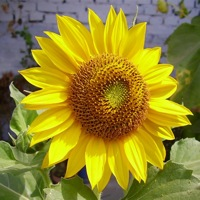
#> input picture flower.jpg, 200 x 200 px
$ python grayscale.py
#> lines starting #> are read from the running program, lines starting #| are printed output that depends on the picture
import cv2 as cv
import matplotlib.pyplot as plt
import numpy as np

img = cv.imread("flower.jpg")
#> img is the input picture: shape (200, 200, 3); mean B, G, R 43.3, 135.9, 148.6
cv.imshow("Flower", img)
rgb = cv.cvtColor(img, cv.COLOR_BGR2RGB)
gray = cv.cvtColor(img, cv.COLOR_BGR2GRAY)
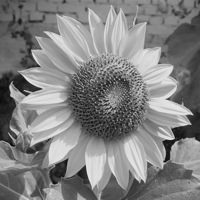
#> gray: shape (200, 200); min 11, max 238, mean 129.1

weights = np.array([0.114, 0.587, 0.2989]) #Order: BGR
dotProductGray = np.dot(img[..., :3], weights)
dotProductGray = np.clip(dotProductGray, 0, 255).astype(np.uint8) #Pass through clip method to correct dimensions and return type

#This version displays the grayscale applied by OpenCV
plt.imshow(gray, cmap='gray')
plt.title("OpenCV Grayscale (problem 1a)")
plt.show()

plt.imshow(dotProductGray, cmap='gray')
plt.title("Dot Product Grayscale (problem 1b)")
plt.show()

#Pass the array of kernel sizes, each element "size" makes a kernel based on its size, applying kernel with filter2D.
def custom_average_filter(image, kernel_sizes):
    fig, axes = plt.subplots(1, len(kernel_sizes)+1, figsize=(15,5)) #Define subplot to display 5 images in a row
    axes[0].imshow(gray, cmap='gray') #Display image converted to grayscale
    axes[0].set_title('Original Image')
    axes[0].axis('off')
    fig.canvas.manager.set_window_title("Problem 2")
    for i, size in enumerate(kernel_sizes):
        # Create a kernel of size (size, size)
        kernel = np.ones((size, size), np.float32) / (size * size)

        # Apply the kernel (averaging filter)
        filtered_image = cv.filter2D(gray, -1, kernel)

        # Display the result
        axes[i + 1].imshow(filtered_image, cmap='gray')
        axes[i + 1].set_title(f'Kernel Size {size}x{size}')
        axes[i + 1].axis('off')

    plt.tight_layout()
    plt.show()
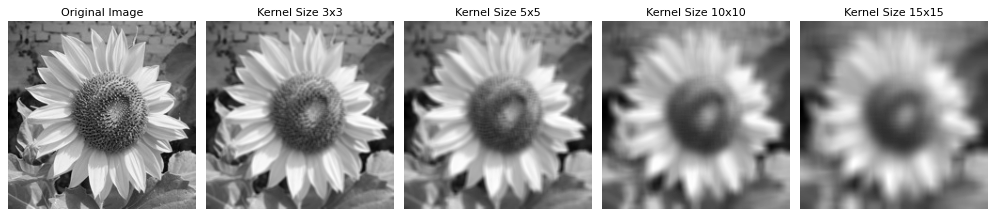
#> figure drawn by matplotlib, 5 panels

kernel_sizes = [3,5,10,15]
custom_average_filter(gray, kernel_sizes)

downsampled100 = cv.resize(gray, (100,100), interpolation=cv.INTER_LINEAR)
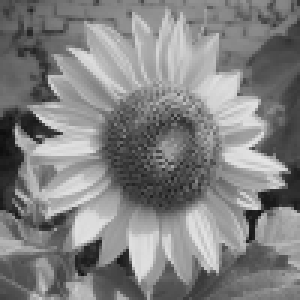
#> downsampled100: shape (100, 100) (shown 3 times larger); min 13, max 229, mean 129.2
downsampled50 = cv.resize(gray, (50,50), interpolation=cv.INTER_LINEAR)
downsampled25 = cv.resize(gray, (25,25), interpolation=cv.INTER_LINEAR)
downsampled15 = cv.resize(gray, (15,15), interpolation=cv.INTER_LINEAR)

linearUpsampled100 = cv.resize(downsampled100, (200,200), interpolation=cv.INTER_LINEAR)
linearUpsampled50 = cv.resize(downsampled50, (200,200), interpolation=cv.INTER_LINEAR)
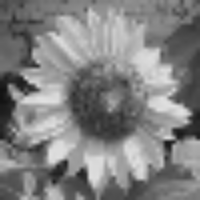
#> linearUpsampled50: shape (200, 200); min 18, max 225, mean 129.3
linearUpsampled25 = cv.resize(downsampled25, (200,200), interpolation=cv.INTER_LINEAR)
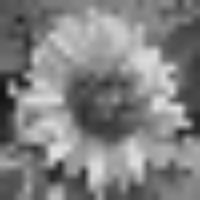
#> linearUpsampled25: shape (200, 200); min 19, max 224, mean 129
linearUpsampled15 = cv.resize(downsampled15, (200,200), interpolation=cv.INTER_LINEAR)

cubicUpsampled100 = cv.resize(downsampled100, (200,200), interpolation=cv.INTER_CUBIC)
cubicUpsampled50 = cv.resize(downsampled50, (200,200), interpolation=cv.INTER_CUBIC)
cubicUpsampled25 = cv.resize(downsampled25, (200,200), interpolation=cv.INTER_CUBIC)
cubicUpsampled15 = cv.resize(downsampled15, (200,200), interpolation=cv.INTER_CUBIC)
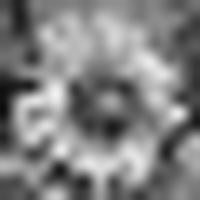
#> cubicUpsampled15: shape (200, 200); min 11, max 240, mean 128.9

images = [
    (downsampled100, "Downsampled to 100x100"),
    (downsampled50, "Downsampled to 50x50"),
    (downsampled25, "Downsampled to 25x25"),
    (downsampled15, "Downsampled to 15x15"),
    (linearUpsampled100, "Linear upsampled from 100x100"),
    (linearUpsampled50, "Linear upsampled from 50x50"),
    (linearUpsampled25, "Linear upsampled from 25x25"),
    (linearUpsampled15, "Linear upsampled from 15x15"),
    (cubicUpsampled100, "Cubic upsampled from 100x100"),
    (cubicUpsampled50, "Cubic upsampled from 50x50"),
    (cubicUpsampled25, "Cubic upsampled from 25x25"),
    (cubicUpsampled15, "Cubic upsampled from 15x15")
]

fig, axes = plt.subplots(3, 4, figsize=(15,10))

for ax, (image, title) in zip(axes.ravel(), images):
    ax.imshow(image, cmap='gray')
    ax.set_title(title)
    ax.axis('off')
#> this loop made 12 passes
#> title on passes 1 to 12: 'Downsampled to 100x100', 'Downsampled to 50x50', 'Downsampled to 25x25', 'Downsampled to 15x15', 'Linear upsampled from 100x100', 'Linear upsampled from 50x50', 'Linear upsampled from 25x25', 'Linear upsampled from 15x15', 'Cubic upsampled from 100x100', 'Cubic upsampled from 50x50', 'Cubic upsampled from 25x25', 'Cubic upsampled from 15x15'

fig.canvas.manager.set_window_title("Problem 3")

plt.tight_layout()
plt.show()
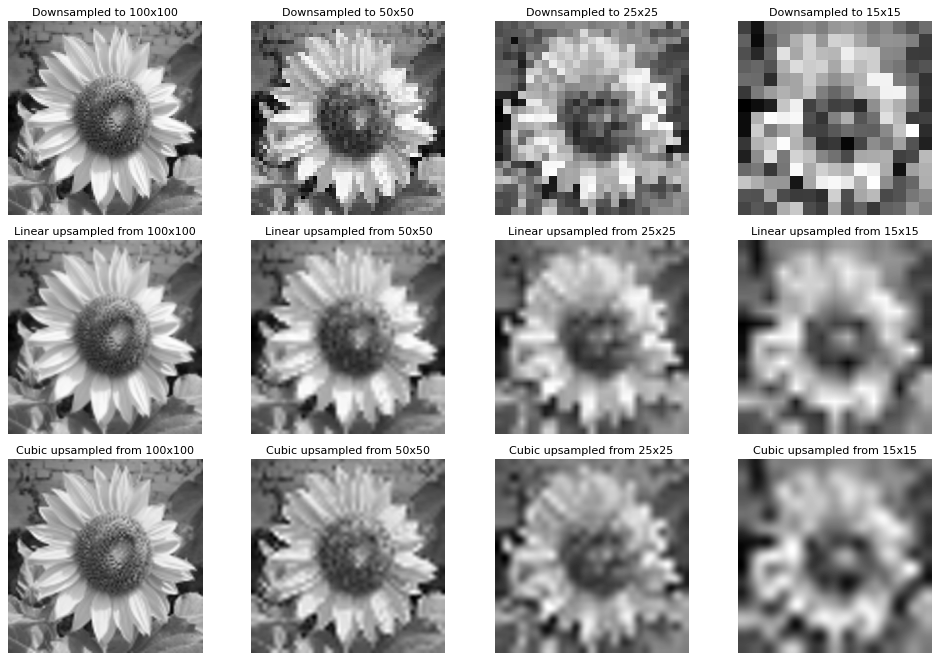
#> figure drawn by matplotlib, 12 panels
